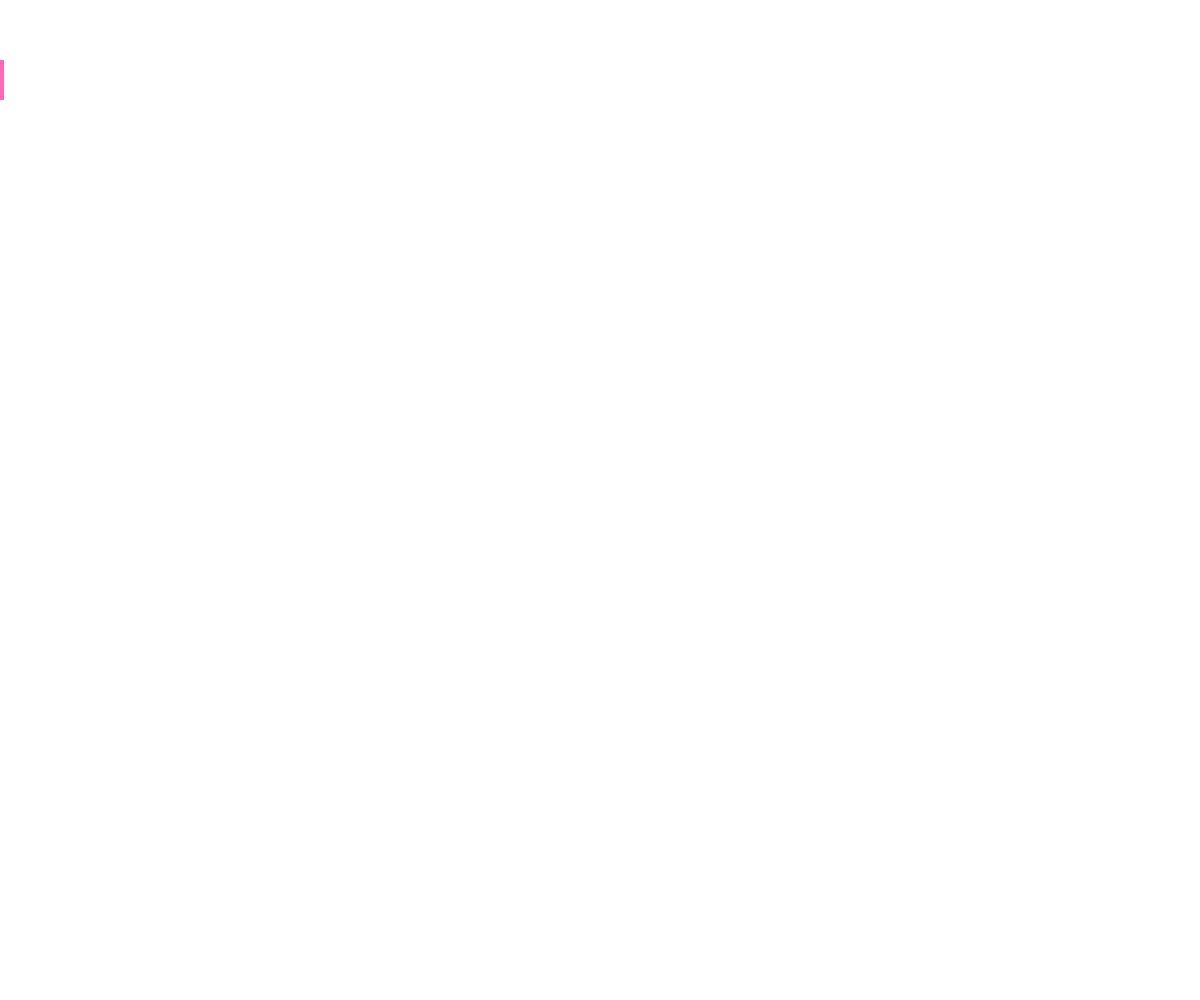
Frame 1 (no input)
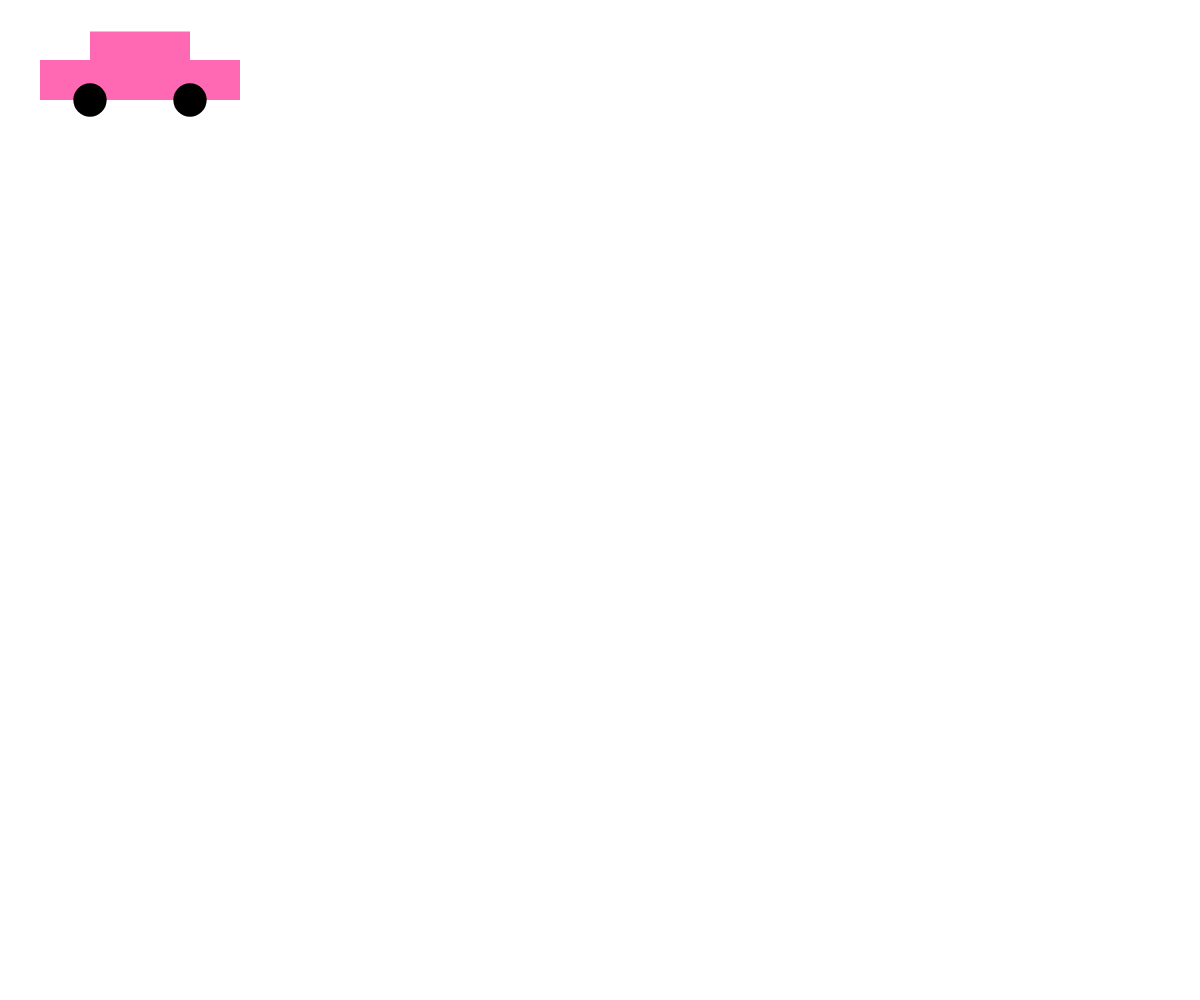
Frame 60 (no input)
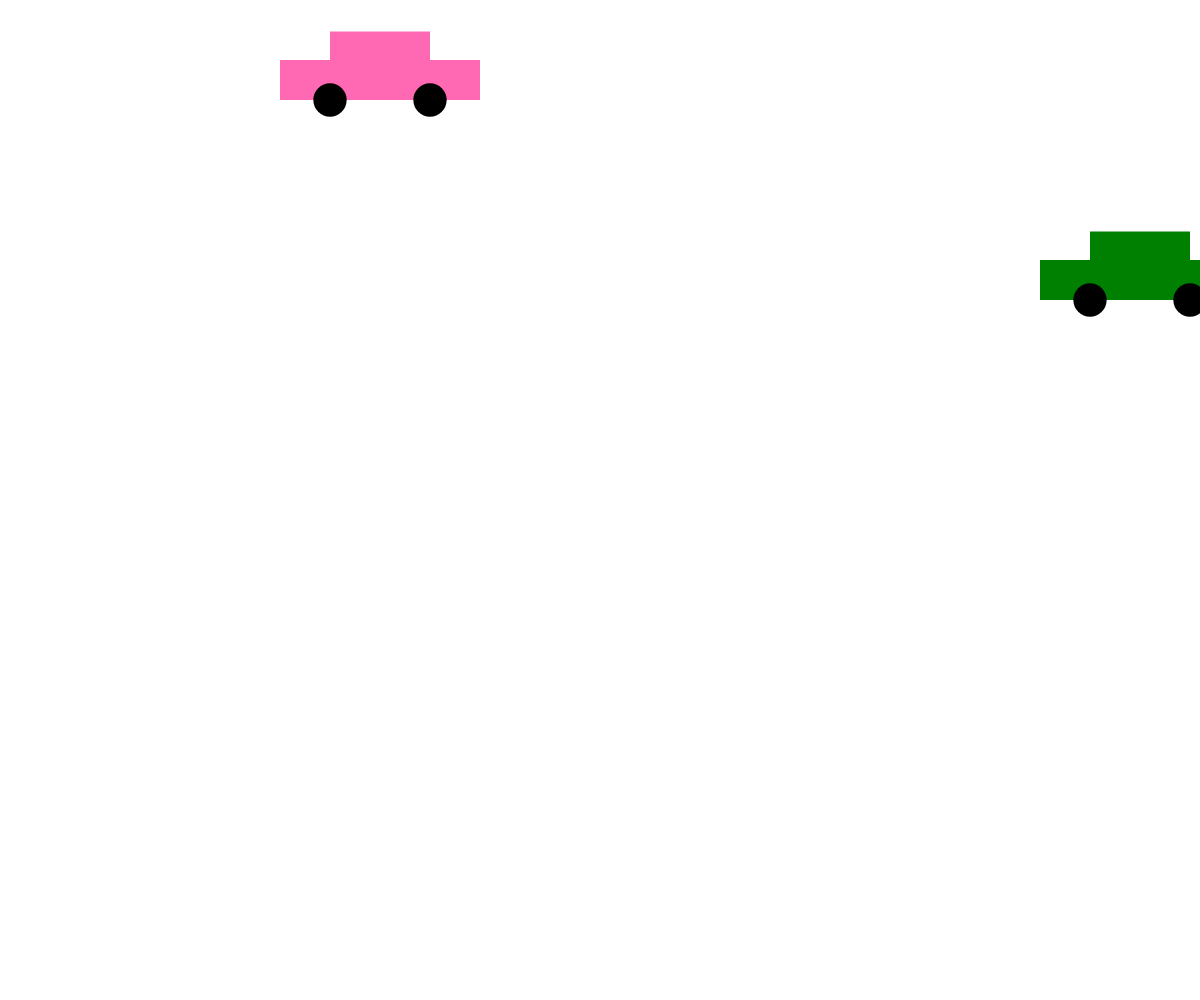
Frame 120 (the mouse pressed at the canvas centre since frame 60)

The p5.js sketch that drew these frames (run headless with seeded random() and noise() and a simulated clock; from frame 60 on, the mouse is pressed at the canvas centre):

// p5.js sketch
// ── sketch.js
const canvasWidth = window.innerWidth;
const canvasHeight = window.innerHeight; 

// feel free to change these values as you like!
const c1 = {
    x: -100,
    y: 100,
    width: 200,
    speed: 4,
    color: 'hotpink'
};
const c2 = {
    x: 2100,
    y: 300,
    width: 200,
    speed: 8,
    color: 'green'
};


// required to set up the canvas:
function setup() {
    createCanvas(canvasWidth, canvasHeight);
}


// animation loop:
function draw() {
    clear();
    c1.x += c1.speed;
    drawCar(c1.x, c1.y, c1.width, c1.color);
    if (c1.x >= 2100){
        c1.x -= 2200;
    }
    c2.x -= c2.speed;
    drawCar(c2.x, c2.y, c2.width, c2.color);
   if (c2.x <= -100){
       c2.x += 2200;
   }
}
// function draw() {
//         clear();
//         // redraw the car:
//         drawCar(c2.x, c2.y, c2.width, c2.color);
//         // move the car:
//         c2.x += c2.speed;
       
   
//        if (c2.x >= -100){
//            c2.x += 2200;
//        }
// }




function drawCar(x, y, size, fillColor, wheelColor='black') {
    strokeWeight(0);
    
    // body
    fill(fillColor);
    rect(x - size/4, y - (size/5 + size/7), size / 2, size/7); // top
    rect(x - size/2, y - size/5, size, size/5); // bottom

    // wheels:
    fill(wheelColor);
    circle(x - size / 4, y, size / 6);
    circle(x + size / 4, y, size / 6);
}
